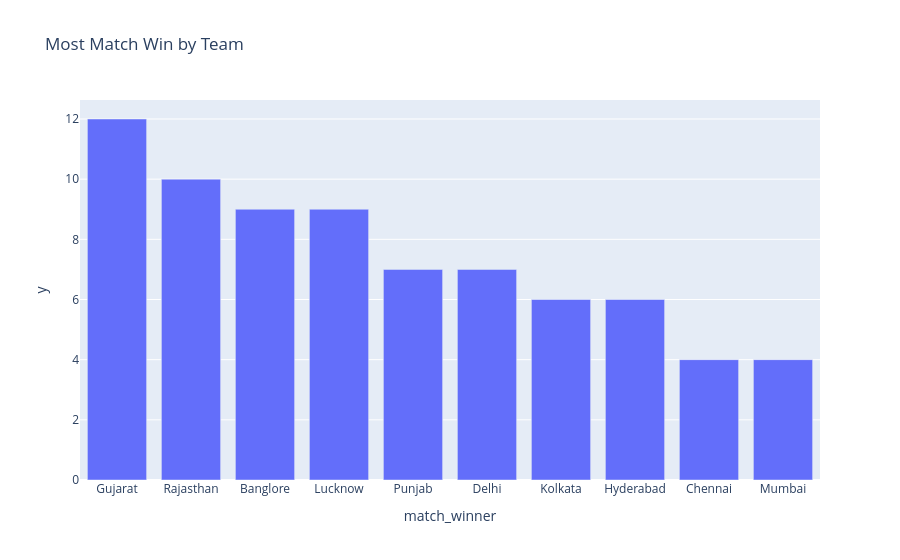

Notebook code cell kept with this figure:
### Code cell
fig = px.bar(
    match_wins,
    x=match_wins.index,
    y=match_wins.values,
    title='Most Match Win by Team'
)

fig.show()

### Figure 1 — Plotly figure (JSON) as saved in the notebook; plotly's stock layout.template omitted (floating-point values rounded to 4 significant figures)
{"data": [{"alignmentgroup": "True", "hovertemplate": "match_winner=%{x}<br>y=%{y}<extra></extra>", "legendgroup": "", "marker": {"color": "#636efa", "pattern": {"shape": ""}}, "name": "", "offsetgroup": "", "orientation": "v", "showlegend": false, "textposition": "auto", "type": "bar", "x": ["Gujarat", "Rajasthan", "Banglore", "Lucknow", "Punjab", "Delhi", "Kolkata", "Hyderabad", "Chennai", "Mumbai"], "xaxis": "x", "y": [12, 10, 9, 9, 7, 7, 6, 6, 4, 4], "yaxis": "y"}], "layout": {"barmode": "relative", "legend": {"tracegroupgap": 0}, "title": {"text": "Most Match Win by Team"}, "xaxis": {"anchor": "y", "domain": [0, 1], "title": {"text": "match_winner"}}, "yaxis": {"anchor": "x", "domain": [0, 1], "title": {"text": "y"}}}}
